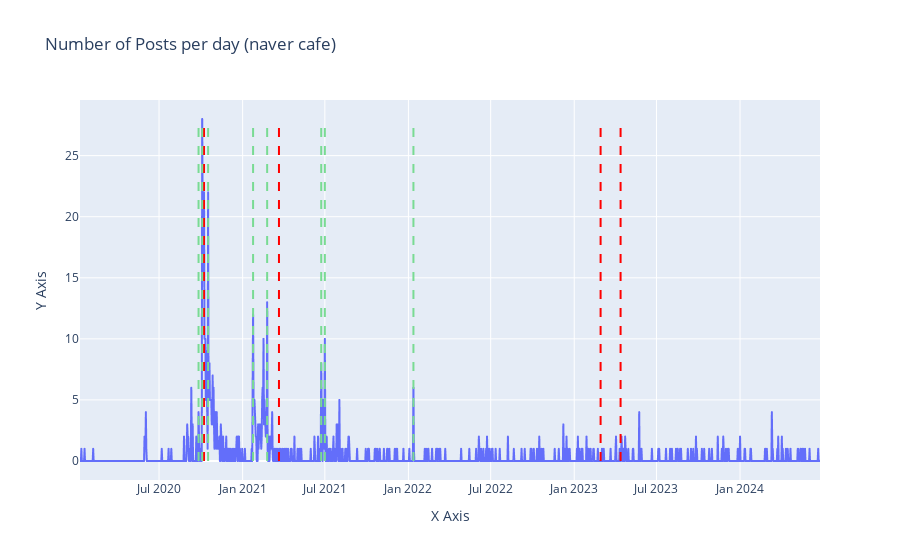

This figure's notebook cell:
### Code cell
naver_cafe_posts_df = naver_cafe_posts_df.loc[naver_cafe_posts_df["likes"] > 0]

vis_df = plot_per_day_post_conut_plotly(naver_cafe_posts_df, 'Number of Posts per day (naver cafe)')
print(" \
빨간색 라인 \n\
2018년 4월 12일 코나 EV 출시 \n\
2020년 10월 8일 2017년 9월 29일부터 2020년 3월 13일까지 생산된 코나 일렉트릭 25,564대를 리콜 \n\
2021년 3월 22일 전량 배터리 리콜 결정\n\
2021년 4월 코나 EV 단종\n\
2023년 2월 28일 코나 EV 2세대 디자인 필름 공개\n\
2023년 4월 13일 코나 EV 2세대 정식 출시\
\
파란색 라인 \n\
2020년 9월 26일 코나 화재 제주 \n\
2020년 10월 4일 코나 화재 대구 \n\
2021년 1월 24일 코나 화재 대구  \n\
2022년 10월 17일 코나 화재 남양주  \n\
2020년 6월 23일 코나 화재 보령 \n\
2021년 7월 1일 코나 화재 세종 \n\
")

# news 
# 21. 06. 23 코나 화재 (보령)
# 21. 07. 01 코나 화재 (세종)

### Figure 1 — Plotly figure (JSON) as saved in the notebook; plotly's stock layout.template omitted (floating-point values rounded to 4 significant figures; data arrays with more than 128 entries replaced by an {"elided": "..."} marker saying what was removed)
{"data": [{"hovertemplate": "full_range_date=%{x}<br>count=%{y}<extra></extra>", "legendgroup": "", "line": {"color": "#636efa", "dash": "solid"}, "marker": {"symbol": "circle"}, "mode": "lines", "name": "", "showlegend": false, "type": "scattergl", "x": {"elided": "1630 str values"}, "xaxis": "x", "y": {"elided": "1630 int values"}, "yaxis": "y"}], "layout": {"legend": {"tracegroupgap": 0}, "shapes": [{"line": {"color": "Red", "dash": "dash", "width": 2}, "type": "line", "x0": "2020-10-08", "x1": "2020-10-08", "y0": 0, "y1": 28}, {"line": {"color": "Red", "dash": "dash", "width": 2}, "type": "line", "x0": "2021-03-22", "x1": "2021-03-22", "y0": 0, "y1": 28}, {"line": {"color": "Red", "dash": "dash", "width": 2}, "type": "line", "x0": "2023-02-28", "x1": "2023-02-28", "y0": 0, "y1": 28}, {"line": {"color": "Red", "dash": "dash", "width": 2}, "type": "line", "x0": "2023-04-13", "x1": "2023-04-13", "y0": 0, "y1": 28}, {"line": {"color": "#79db93", "dash": "dash", "width": 2}, "type": "line", "x0": "2020-10-17", "x1": "2020-10-17", "y0": 0, "y1": 28}, {"line": {"color": "#79db93", "dash": "dash", "width": 2}, "type": "line", "x0": "2020-09-26", "x1": "2020-09-26", "y0": 0, "y1": 28}, {"line": {"color": "#79db93", "dash": "dash", "width": 2}, "type": "line", "x0": "2020-10-04", "x1": "2020-10-04", "y0": 0, "y1": 28}, {"line": {"color": "#79db93", "dash": "dash", "width": 2}, "type": "line", "x0": "2021-01-24", "x1": "2021-01-24", "y0": 0, "y1": 28}, {"line": {"color": "#79db93", "dash": "dash", "width": 2}, "type": "line", "x0": "2021-06-23", "x1": "2021-06-23", "y0": 0, "y1": 28}, {"line": {"color": "#79db93", "dash": "dash", "width": 2}, "type": "line", "x0": "2021-07-01", "x1": "2021-07-01", "y0": 0, "y1": 28}, {"line": {"color": "#79db93", "dash": "dash", "width": 2}, "type": "line", "x0": "2022-01-12", "x1": "2022-01-12", "y0": 0, "y1": 28}, {"line": {"color": "#79db93", "dash": "dash", "width": 2}, "type": "line", "x0": "2021-02-24", "x1": "2021-02-24", "y0": 0, "y1": 28}], "title": {"text": "Number of Posts per day (naver cafe)"}, "xaxis": {"anchor": "y", "domain": [0, 1], "title": {"text": "X Axis"}}, "yaxis": {"anchor": "x", "domain": [0, 1], "title": {"text": "Y Axis"}}}}
